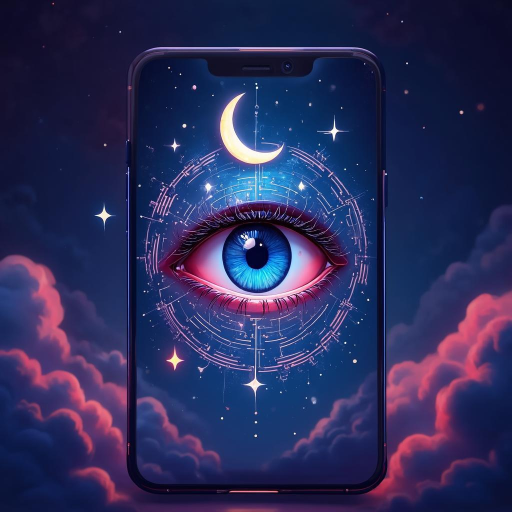
#> input picture covers/帽子解梦_mysterious_封面_20260822_160824.png, 1024 x 1024 px (shown at 1/2 size); its folder holds only this picture in this run
$ python generate_icons.py
#> lines starting #> are read from the running program, lines starting #| are printed output that depends on the picture
#!/usr/bin/env python3
"""CI中生成Android应用图标 - 从仓库中的解梦图标生成各尺寸"""
import os
import glob
from PIL import Image

def find_source_icon():
    """查找图标源文件"""
    # 优先使用解梦主题图标
    icon_files = sorted(glob.glob("covers/dream_icon_*.png"), reverse=True)
    if icon_files:
        return icon_files[0]

    # 后备：使用神秘梦境封面
    icon_files = glob.glob("covers/*mysterious*.png")
    if icon_files:
        return icon_files[0]

    return None

def generate_icons(source_path):
    """生成各尺寸的Android图标"""
    img = Image.open(source_path)
#> img is the input picture: PIL image 1024x1024 RGB; mean R, G, B 43.7, 44.7, 90.1
    if img.mode != 'RGBA':
        img = img.convert('RGBA')
#> img: PIL image 1024x1024 RGBA

    # 裁剪为正方形（中心裁剪）
    min_dim = min(img.size)
#> min_dim = 1024
    left = (img.size[0] - min_dim) // 2
#> left = 0
    top = (img.size[1] - min_dim) // 2
#> top = 0
    img = img.crop((left, top, left + min_dim, top + min_dim))

    # Android各尺寸
    sizes = {
        "mipmap-mdpi": 48,
        "mipmap-hdpi": 72,
        "mipmap-xhdpi": 96,
        "mipmap-xxhdpi": 144,
        "mipmap-xxxhdpi": 192,
    }

    base_dir = "mobile/android/app/src/main/res"
    for density, size in sizes.items():
        out_dir = os.path.join(base_dir, density)
        os.makedirs(out_dir, exist_ok=True)
        out_path = os.path.join(out_dir, "ic_launcher.png")
        img.resize((size, size), Image.Resampling.LANCZOS).save(out_path, "PNG")
        print("  OK {} ({}x{})".format(density, size, size))
#> this loop made 5 passes
#> pass 1, in generate_icons, `img.resize((size, size), Image.Resampling.LANCZOS).save(out_path, "PNG")`:
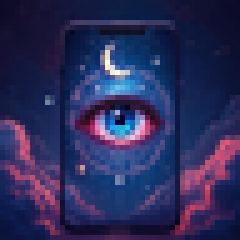
#> saved as ic_launcher.png: PIL image 48x48 RGBA (shown 5 times larger); mean R, G, B, A 43.6, 44.7, 90.1, 255
#> pass 2, in generate_icons, `img.resize((size, size), Image.Resampling.LANCZOS).save(out_path, "PNG")`:
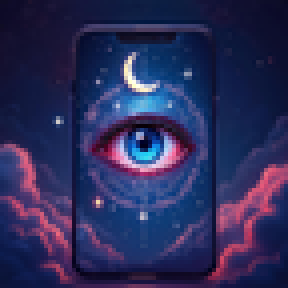
#> saved as ic_launcher.png: PIL image 72x72 RGBA (shown 4 times larger); mean R, G, B, A 43.7, 44.7, 90.1, 255

def main():
    source = find_source_icon()
    if not source:
        print("WARNING: no icon found, using default")
        return

    print("Using icon: {}".format(source))
    generate_icons(source)
    print("All icons generated!")

if __name__ == "__main__":
    main()
